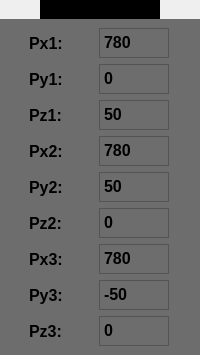
               <widget class="QWidget" name="Setting_Triangle" native="true">
                <layout class="QVBoxLayout" name="verticalLayout_38">
                 <property name="spacing">
                  <number>0</number>
                 </property>
                 <property name="leftMargin">
                  <number>0</number>
                 </property>
                 <property name="topMargin">
                  <number>0</number>
                 </property>
                 <property name="rightMargin">
                  <number>0</number>
                 </property>
                 <property name="bottomMargin">
                  <number>0</number>
                 </property>
                 <item alignment="Qt::AlignTop">
                  <widget class="QWidget" name="widget_18" native="true">
                   <layout class="QVBoxLayout" name="verticalLayout_39">
                    <property name="spacing">
                     <number>0</number>
                    </property>
                    <property name="leftMargin">
                     <number>0</number>
                    </property>
                    <property name="topMargin">
                     <number>0</number>
                    </property>
                    <property name="rightMargin">
                     <number>0</number>
                    </property>
                    <property name="bottomMargin">
                     <number>0</number>
                    </property>
                    <item alignment="Qt::AlignHCenter">
                     <widget class="QLabel" name="label_9">
                      <property name="font">
                       <font>
                        <family>Arial</family>
                        <pointsize>12</pointsize>
                        <weight>75</weight>
                        <bold>true</bold>
                       </font>
                      </property>
                      <property name="styleSheet">
                       <string notr="true">background-color: rgb(0, 0, 0);
</string>
                      </property>
                      <property name="text">
                       <string>Triangle Setting</string>
                      </property>
                     </widget>
                    </item>
                   </layout>
                  </widget>
                 </item>
                 <item>
                  <widget class="QWidget" name="widget_19" native="true">
                   <property name="sizePolicy">
                    <sizepolicy hsizetype="Preferred" vsizetype="Expanding">
                     <horstretch>0</horstretch>
                     <verstretch>0</verstretch>
                    </sizepolicy>
                   </property>
                   <property name="styleSheet">
                    <string notr="true">background-color: rgb(109, 109, 109);</string>
                   </property>
                   <layout class="QVBoxLayout" name="verticalLayout_45">
                    <item>
                     <widget class="QWidget" name="widget_39" native="true">
                      <layout class="QHBoxLayout" name="horizontalLayout_38">
                       <property name="spacing">
                        <number>0</number>
                       </property>
                       <property name="leftMargin">
                        <number>0</number>
                       </property>
                       <property name="topMargin">
                        <number>0</number>
                       </property>
                       <property name="rightMargin">
                        <number>0</number>
                       </property>
                       <property name="bottomMargin">
                        <number>0</number>
                       </property>
                       <item>
                        <widget class="QLabel" name="label_45">
                         <property name="maximumSize">
                          <size>
                           <width>50</width>
                           <height>30</height>
                          </size>
                         </property>
                         <property name="font">
                          <font>
                           <family>Arial</family>
                           <pointsize>12</pointsize>
                           <weight>75</weight>
                           <bold>true</bold>
                          </font>
                         </property>
                         <property name="text">
                          <string>Px1:</string>
                         </property>
                        </widget>
                       </item>
                       <item>
                        <widget class="QTextEdit" name="Setting_Px1_Triangle">
                         <property name="maximumSize">
                          <size>
                           <width>70</width>
                           <height>30</height>
                          </size>
                         </property>
                         <property name="font">
                          <font>
                           <family>Arial</family>
                           <pointsize>12</pointsize>
                           <weight>75</weight>
                           <bold>true</bold>
                          </font>
                         </property>
                         <property name="styleSheet">
                          <string notr="true">border-color: rgb(0, 255, 0);</string>
                         </property>
                         <property name="html">
                          <string>&lt;!DOCTYPE HTML PUBLIC &quot;-//W3C//DTD HTML 4.0//EN&quot; &quot;http://www.w3.org/TR/REC-html40/strict.dtd&quot;&gt;
&lt;html&gt;&lt;head&gt;&lt;meta name=&quot;qrichtext&quot; content=&quot;1&quot; /&gt;&lt;style type=&quot;text/css&quot;&gt;
p, li { white-space: pre-wrap; }
&lt;/style&gt;&lt;/head&gt;&lt;body style=&quot; font-family:'Arial'; font-size:12pt; font-weight:600; font-style:normal;&quot;&gt;
&lt;p style=&quot; margin-top:0px; margin-bottom:0px; margin-left:0px; margin-right:0px; -qt-block-indent:0; text-indent:0px;&quot;&gt;&lt;span style=&quot; font-family:'MS Shell Dlg 2';&quot;&gt;780&lt;/span&gt;&lt;/p&gt;&lt;/body&gt;&lt;/html&gt;</string>
                         </property>
                        </widget>
                       </item>
                      </layout>
                     </widget>
                    </item>
                    <item>
                     <widget class="QWidget" name="widget_40" native="true">
                      <layout class="QHBoxLayout" name="horizontalLayout_39">
                       <property name="spacing">
                        <number>0</number>
                       </property>
                       <property name="leftMargin">
                        <number>0</number>
                       </property>
                       <property name="topMargin">
                        <number>0</number>
                       </property>
                       <property name="rightMargin">
                        <number>0</number>
                       </property>
                       <property name="bottomMargin">
                        <number>0</number>
                       </property>
                       <item>
                        <widget class="QLabel" name="label_46">
                         <property name="maximumSize">
                          <size>
                           <width>50</width>
                           <height>30</height>
                          </size>
                         </property>
                         <property name="font">
                          <font>
                           <family>Arial</family>
                           <pointsize>12</pointsize>
                           <weight>75</weight>
                           <bold>true</bold>
                          </font>
                         </property>
                         <property name="text">
                          <string>Py1:</string>
                         </property>
                        </widget>
                       </item>
                       <item>
                        <widget class="QTextEdit" name="Setting_Py1_Triangle">
                         <property name="maximumSize">
                          <size>
                           <width>70</width>
                           <height>30</height>
                          </size>
                         </property>
                         <property name="font">
                          <font>
                           <family>Arial</family>
                           <pointsize>12</pointsize>
                           <weight>75</weight>
                           <bold>true</bold>
                          </font>
                         </property>
                         <property name="styleSheet">
                          <string notr="true">border-color: rgb(0, 255, 0);</string>
                         </property>
                         <property name="html">
                          <string>&lt;!DOCTYPE HTML PUBLIC &quot;-//W3C//DTD HTML 4.0//EN&quot; &quot;http://www.w3.org/TR/REC-html40/strict.dtd&quot;&gt;
&lt;html&gt;&lt;head&gt;&lt;meta name=&quot;qrichtext&quot; content=&quot;1&quot; /&gt;&lt;style type=&quot;text/css&quot;&gt;
p, li { white-space: pre-wrap; }
&lt;/style&gt;&lt;/head&gt;&lt;body style=&quot; font-family:'Arial'; font-size:12pt; font-weight:600; font-style:normal;&quot;&gt;
&lt;p style=&quot; margin-top:0px; margin-bottom:0px; margin-left:0px; margin-right:0px; -qt-block-indent:0; text-indent:0px;&quot;&gt;&lt;span style=&quot; font-family:'MS Shell Dlg 2';&quot;&gt;0&lt;/span&gt;&lt;/p&gt;&lt;/body&gt;&lt;/html&gt;</string>
                         </property>
                        </widget>
                       </item>
                      </layout>
                     </widget>
                    </item>
                    <item>
                     <widget class="QWidget" name="widget_41" native="true">
                      <layout class="QHBoxLayout" name="horizontalLayout_40">
                       <property name="spacing">
                        <number>0</number>
                       </property>
                       <property name="leftMargin">
                        <number>0</number>
                       </property>
                       <property name="topMargin">
                        <number>0</number>
                       </property>
                       <property name="rightMargin">
                        <number>0</number>
                       </property>
                       <property name="bottomMargin">
                        <number>0</number>
                       </property>
                       <item>
                        <widget class="QLabel" name="label_47">
                         <property name="maximumSize">
                          <size>
                           <width>50</width>
                           <height>30</height>
                          </size>
                         </property>
                         <property name="font">
                          <font>
                           <family>Arial</family>
                           <pointsize>12</pointsize>
                           <weight>75</weight>
                           <bold>true</bold>
                          </font>
                         </property>
                         <property name="text">
                          <string>Pz1:</string>
                         </property>
                        </widget>
                       </item>
                       <item>
                        <widget class="QTextEdit" name="Setting_Pz1_Triangle">
                         <property name="maximumSize">
                          <size>
                           <width>70</width>
                           <height>30</height>
                          </size>
                         </property>
                         <property name="font">
                          <font>
                           <family>Arial</family>
                           <pointsize>12</pointsize>
                           <weight>75</weight>
                           <bold>true</bold>
                          </font>
                         </property>
                         <property name="styleSheet">
                          <string notr="true">border-color: rgb(0, 255, 0);</string>
                         </property>
                         <property name="html">
                          <string>&lt;!DOCTYPE HTML PUBLIC &quot;-//W3C//DTD HTML 4.0//EN&quot; &quot;http://www.w3.org/TR/REC-html40/strict.dtd&quot;&gt;
&lt;html&gt;&lt;head&gt;&lt;meta name=&quot;qrichtext&quot; content=&quot;1&quot; /&gt;&lt;style type=&quot;text/css&quot;&gt;
p, li { white-space: pre-wrap; }
&lt;/style&gt;&lt;/head&gt;&lt;body style=&quot; font-family:'Arial'; font-size:12pt; font-weight:600; font-style:normal;&quot;&gt;
&lt;p style=&quot; margin-top:0px; margin-bottom:0px; margin-left:0px; margin-right:0px; -qt-block-indent:0; text-indent:0px;&quot;&gt;&lt;span style=&quot; font-family:'MS Shell Dlg 2';&quot;&gt;50&lt;/span&gt;&lt;/p&gt;&lt;/body&gt;&lt;/html&gt;</string>
                         </property>
                        </widget>
                       </item>
                      </layout>
                     </widget>
                    </item>
                    <item>
                     <widget class="QWidget" name="widget_42" native="true">
                      <layout class="QHBoxLayout" name="horizontalLayout_41">
                       <property name="spacing">
                        <number>0</number>
                       </property>
                       <property name="leftMargin">
                        <number>0</number>
                       </property>
                       <property name="topMargin">
                        <number>0</number>
                       </property>
                       <property name="rightMargin">
                        <number>0</number>
                       </property>
                       <property name="bottomMargin">
                        <number>0</number>
                       </property>
                       <item>
                        <widget class="QLabel" name="label_48">
                         <property name="maximumSize">
                          <size>
                           <width>50</width>
                           <height>30</height>
                          </size>
                         </property>
                         <property name="font">
                          <font>
                           <family>Arial</family>
                           <pointsize>12</pointsize>
                           <weight>75</weight>
                           <bold>true</bold>
                          </font>
                         </property>
                         <property name="text">
                          <string>Px2:</string>
                         </property>
                        </widget>
                       </item>
                       <item>
                        <widget class="QTextEdit" name="Setting_Px2_Triangle">
                         <property name="maximumSize">
                          <size>
                           <width>70</width>
                           <height>30</height>
                          </size>
                         </property>
                         <property name="font">
                          <font>
                           <family>Arial</family>
                           <pointsize>12</pointsize>
                           <weight>75</weight>
                           <bold>true</bold>
                          </font>
                         </property>
                         <property name="styleSheet">
                          <string notr="true">border-color: rgb(0, 255, 0);</string>
                         </property>
                         <property name="html">
                          <string>&lt;!DOCTYPE HTML PUBLIC &quot;-//W3C//DTD HTML 4.0//EN&quot; &quot;http://www.w3.org/TR/REC-html40/strict.dtd&quot;&gt;
&lt;html&gt;&lt;head&gt;&lt;meta name=&quot;qrichtext&quot; content=&quot;1&quot; /&gt;&lt;style type=&quot;text/css&quot;&gt;
p, li { white-space: pre-wrap; }
&lt;/style&gt;&lt;/head&gt;&lt;body style=&quot; font-family:'Arial'; font-size:12pt; font-weight:600; font-style:normal;&quot;&gt;
&lt;p style=&quot; margin-top:0px; margin-bottom:0px; margin-left:0px; margin-right:0px; -qt-block-indent:0; text-indent:0px;&quot;&gt;&lt;span style=&quot; font-family:'MS Shell Dlg 2';&quot;&gt;780&lt;/span&gt;&lt;/p&gt;&lt;/body&gt;&lt;/html&gt;</string>
                         </property>
                        </widget>
                       </item>
                      </layout>
                     </widget>
                    </item>
                    <item>
                     <widget class="QWidget" name="widget_43" native="true">
                      <layout class="QHBoxLayout" name="horizontalLayout_42">
                       <property name="spacing">
                        <number>0</number>
                       </property>
                       <property name="leftMargin">
                        <number>0</number>
                       </property>
                       <property name="topMargin">
                        <number>0</number>
                       </property>
                       <property name="rightMargin">
                        <number>0</number>
                       </property>
                       <property name="bottomMargin">
                        <number>0</number>
                       </property>
                       <item>
                        <widget class="QLabel" name="label_49">
                         <property name="maximumSize">
                          <size>
                           <width>50</width>
                           <height>30</height>
                          </size>
                         </property>
                         <property name="font">
                          <font>
                           <family>Arial</family>
                           <pointsize>12</pointsize>
                           <weight>75</weight>
                           <bold>true</bold>
                          </font>
                         </property>
                         <property name="text">
                          <string>Py2:</string>
                         </property>
                        </widget>
                       </item>
                       <item>
                        <widget class="QTextEdit" name="Setting_Py2_Triangle">
                         <property name="maximumSize">
                          <size>
                           <width>70</width>
                           <height>30</height>
                          </size>
                         </property>
                         <property name="font">
                          <font>
                           <family>Arial</family>
                           <pointsize>12</pointsize>
                           <weight>75</weight>
                           <bold>true</bold>
                          </font>
                         </property>
                         <property name="styleSheet">
                          <string notr="true">border-color: rgb(0, 255, 0);</string>
                         </property>
                         <property name="html">
                          <string>&lt;!DOCTYPE HTML PUBLIC &quot;-//W3C//DTD HTML 4.0//EN&quot; &quot;http://www.w3.org/TR/REC-html40/strict.dtd&quot;&gt;
&lt;html&gt;&lt;head&gt;&lt;meta name=&quot;qrichtext&quot; content=&quot;1&quot; /&gt;&lt;style type=&quot;text/css&quot;&gt;
p, li { white-space: pre-wrap; }
&lt;/style&gt;&lt;/head&gt;&lt;body style=&quot; font-family:'Arial'; font-size:12pt; font-weight:600; font-style:normal;&quot;&gt;
&lt;p style=&quot; margin-top:0px; margin-bottom:0px; margin-left:0px; margin-right:0px; -qt-block-indent:0; text-indent:0px;&quot;&gt;&lt;span style=&quot; font-family:'MS Shell Dlg 2';&quot;&gt;50&lt;/span&gt;&lt;/p&gt;&lt;/body&gt;&lt;/html&gt;</string>
                         </property>
                        </widget>
                       </item>
                      </layout>
                     </widget>
                    </item>
                    <item>
                     <widget class="QWidget" name="widget_44" native="true">
                      <layout class="QHBoxLayout" name="horizontalLayout_43">
                       <property name="spacing">
                        <number>0</number>
                       </property>
                       <property name="leftMargin">
                        <number>0</number>
                       </property>
                       <property name="topMargin">
                        <number>0</number>
                       </property>
                       <property name="rightMargin">
                        <number>0</number>
                       </property>
                       <property name="bottomMargin">
                        <number>0</number>
                       </property>
                       <item>
                        <widget class="QLabel" name="label_50">
                         <property name="maximumSize">
                          <size>
                           <width>50</width>
                           <height>30</height>
                          </size>
                         </property>
                         <property name="font">
                          <font>
                           <family>Arial</family>
                           <pointsize>12</pointsize>
                           <weight>75</weight>
                           <bold>true</bold>
                          </font>
                         </property>
                         <property name="text">
                          <string>Pz2:</string>
                         </property>
                        </widget>
                       </item>
                       <item>
                        <widget class="QTextEdit" name="Setting_Pz2_Triangle">
                         <property name="maximumSize">
                          <size>
                           <width>70</width>
                           <height>30</height>
                          </size>
                         </property>
                         <property name="font">
                          <font>
                           <family>Arial</family>
                           <pointsize>12</pointsize>
                           <weight>75</weight>
                           <bold>true</bold>
                          </font>
                         </property>
                         <property name="styleSheet">
                          <string notr="true">border-color: rgb(0, 255, 0);</string>
                         </property>
                         <property name="html">
                          <string>&lt;!DOCTYPE HTML PUBLIC &quot;-//W3C//DTD HTML 4.0//EN&quot; &quot;http://www.w3.org/TR/REC-html40/strict.dtd&quot;&gt;
&lt;html&gt;&lt;head&gt;&lt;meta name=&quot;qrichtext&quot; content=&quot;1&quot; /&gt;&lt;style type=&quot;text/css&quot;&gt;
p, li { white-space: pre-wrap; }
&lt;/style&gt;&lt;/head&gt;&lt;body style=&quot; font-family:'Arial'; font-size:12pt; font-weight:600; font-style:normal;&quot;&gt;
&lt;p style=&quot; margin-top:0px; margin-bottom:0px; margin-left:0px; margin-right:0px; -qt-block-indent:0; text-indent:0px;&quot;&gt;&lt;span style=&quot; font-family:'MS Shell Dlg 2';&quot;&gt;0&lt;/span&gt;&lt;/p&gt;&lt;/body&gt;&lt;/html&gt;</string>
                         </property>
                        </widget>
                       </item>
                      </layout>
                     </widget>
                    </item>
                    <item>
                     <widget class="QWidget" name="widget_46" native="true">
                      <layout class="QHBoxLayout" name="horizontalLayout_45">
                       <property name="spacing">
                        <number>0</number>
                       </property>
                       <property name="leftMargin">
                        <number>0</number>
                       </property>
                       <property name="topMargin">
                        <number>0</number>
                       </property>
                       <property name="rightMargin">
                        <number>0</number>
                       </property>
                       <property name="bottomMargin">
                        <number>0</number>
                       </property>
                       <item>
                        <widget class="QLabel" name="label_52">
                         <property name="maximumSize">
                          <size>
                           <width>50</width>
                           <height>30</height>
                          </size>
                         </property>
                         <property name="font">
                          <font>
                           <family>Arial</family>
                           <pointsize>12</pointsize>
                           <weight>75</weight>
                           <bold>true</bold>
                          </font>
                         </property>
                         <property name="text">
                          <string>Px3:</string>
                         </property>
                        </widget>
                       </item>
                       <item>
                        <widget class="QTextEdit" name="Setting_Px3_Triangle">
                         <property name="maximumSize">
                          <size>
                           <width>70</width>
                           <height>30</height>
                          </size>
                         </property>
                         <property name="font">
                          <font>
                           <family>Arial</family>
                           <pointsize>12</pointsize>
                           <weight>75</weight>
                           <bold>true</bold>
                          </font>
                         </property>
                         <property name="styleSheet">
                          <string notr="true">border-color: rgb(0, 255, 0);</string>
                         </property>
                         <property name="html">
                          <string>&lt;!DOCTYPE HTML PUBLIC &quot;-//W3C//DTD HTML 4.0//EN&quot; &quot;http://www.w3.org/TR/REC-html40/strict.dtd&quot;&gt;
&lt;html&gt;&lt;head&gt;&lt;meta name=&quot;qrichtext&quot; content=&quot;1&quot; /&gt;&lt;style type=&quot;text/css&quot;&gt;
p, li { white-space: pre-wrap; }
&lt;/style&gt;&lt;/head&gt;&lt;body style=&quot; font-family:'Arial'; font-size:12pt; font-weight:600; font-style:normal;&quot;&gt;
&lt;p style=&quot; margin-top:0px; margin-bottom:0px; margin-left:0px; margin-right:0px; -qt-block-indent:0; text-indent:0px;&quot;&gt;&lt;span style=&quot; font-family:'MS Shell Dlg 2';&quot;&gt;780&lt;/span&gt;&lt;/p&gt;&lt;/body&gt;&lt;/html&gt;</string>
                         </property>
                        </widget>
                       </item>
                      </layout>
                     </widget>
                    </item>
                    <item>
                     <widget class="QWidget" name="widget_45" native="true">
                      <layout class="QHBoxLayout" name="horizontalLayout_44">
                       <property name="spacing">
                        <number>0</number>
                       </property>
                       <property name="leftMargin">
                        <number>0</number>
                       </property>
                       <property name="topMargin">
                        <number>0</number>
                       </property>
                       <property name="rightMargin">
                        <number>0</number>
                       </property>
                       <property name="bottomMargin">
                        <number>0</number>
                       </property>
                       <item>
                        <widget class="QLabel" name="label_51">
                         <property name="maximumSize">
                          <size>
                           <width>50</width>
                           <height>30</height>
                          </size>
                         </property>
                         <property name="font">
                          <font>
                           <family>Arial</family>
                           <pointsize>12</pointsize>
                           <weight>75</weight>
                           <bold>true</bold>
                          </font>
                         </property>
                         <property name="text">
                          <string>Py3:</string>
                         </property>
                        </widget>
                       </item>
                       <item>
                        <widget class="QTextEdit" name="Setting_Py3_Triangle">
                         <property name="maximumSize">
                          <size>
                           <width>70</width>
                           <height>30</height>
                          </size>
                         </property>
                         <property name="font">
                          <font>
                           <family>Arial</family>
                           <pointsize>12</pointsize>
                           <weight>75</weight>
                           <bold>true</bold>
                          </font>
                         </property>
                         <property name="styleSheet">
                          <string notr="true">border-color: rgb(0, 255, 0);</string>
                         </property>
                         <property name="html">
                          <string>&lt;!DOCTYPE HTML PUBLIC &quot;-//W3C//DTD HTML 4.0//EN&quot; &quot;http://www.w3.org/TR/REC-html40/strict.dtd&quot;&gt;
&lt;html&gt;&lt;head&gt;&lt;meta name=&quot;qrichtext&quot; content=&quot;1&quot; /&gt;&lt;style type=&quot;text/css&quot;&gt;
p, li { white-space: pre-wrap; }
&lt;/style&gt;&lt;/head&gt;&lt;body style=&quot; font-family:'Arial'; font-size:12pt; font-weight:600; font-style:normal;&quot;&gt;
&lt;p style=&quot; margin-top:0px; margin-bottom:0px; margin-left:0px; margin-right:0px; -qt-block-indent:0; text-indent:0px;&quot;&gt;&lt;span style=&quot; font-family:'MS Shell Dlg 2';&quot;&gt;-50&lt;/span&gt;&lt;/p&gt;&lt;/body&gt;&lt;/html&gt;</string>
                         </property>
                        </widget>
                       </item>
                      </layout>
                     </widget>
                    </item>
                    <item>
                     <widget class="QWidget" name="widget_47" native="true">
                      <layout class="QHBoxLayout" name="horizontalLayout_46">
                       <property name="spacing">
                        <number>0</number>
                       </property>
                       <property name="leftMargin">
                        <number>0</number>
                       </property>
                       <property name="topMargin">
                        <number>0</number>
                       </property>
                       <property name="rightMargin">
                        <number>0</number>
                       </property>
                       <property name="bottomMargin">
                        <number>0</number>
                       </property>
                       <item>
                        <widget class="QLabel" name="label_53">
                         <property name="maximumSize">
                          <size>
                           <width>50</width>
                           <height>30</height>
                          </size>
                         </property>
                         <property name="font">
                          <font>
                           <family>Arial</family>
                           <pointsize>12</pointsize>
                           <weight>75</weight>
                           <bold>true</bold>
                          </font>
                         </property>
                         <property name="text">
                          <string>Pz3:</string>
                         </property>
                        </widget>
                       </item>
                       <item>
                        <widget class="QTextEdit" name="Setting_Pz3_Triangle">
                         <property name="maximumSize">
                          <size>
                           <width>70</width>
                           <height>30</height>
                          </size>
                         </property>
                         <property name="font">
                          <font>
                           <family>Arial</family>
                           <pointsize>12</pointsize>
                           <weight>75</weight>
                           <bold>true</bold>
                          </font>
                         </property>
                         <property name="styleSheet">
                          <string notr="true">border-color: rgb(0, 255, 0);</string>
                         </property>
                         <property name="html">
                          <string>&lt;!DOCTYPE HTML PUBLIC &quot;-//W3C//DTD HTML 4.0//EN&quot; &quot;http://www.w3.org/TR/REC-html40/strict.dtd&quot;&gt;
&lt;html&gt;&lt;head&gt;&lt;meta name=&quot;qrichtext&quot; content=&quot;1&quot; /&gt;&lt;style type=&quot;text/css&quot;&gt;
p, li { white-space: pre-wrap; }
&lt;/style&gt;&lt;/head&gt;&lt;body style=&quot; font-family:'Arial'; font-size:12pt; font-weight:600; font-style:normal;&quot;&gt;
&lt;p style=&quot; margin-top:0px; margin-bottom:0px; margin-left:0px; margin-right:0px; -qt-block-indent:0; text-indent:0px;&quot;&gt;&lt;span style=&quot; font-family:'MS Shell Dlg 2';&quot;&gt;0&lt;/span&gt;&lt;/p&gt;&lt;/body&gt;&lt;/html&gt;</string>
                         </property>
                        </widget>
                       </item>
                      </layout>
                     </widget>
                    </item>
                   </layout>
                  </widget>
                 </item>
                </layout>
               </widget>
